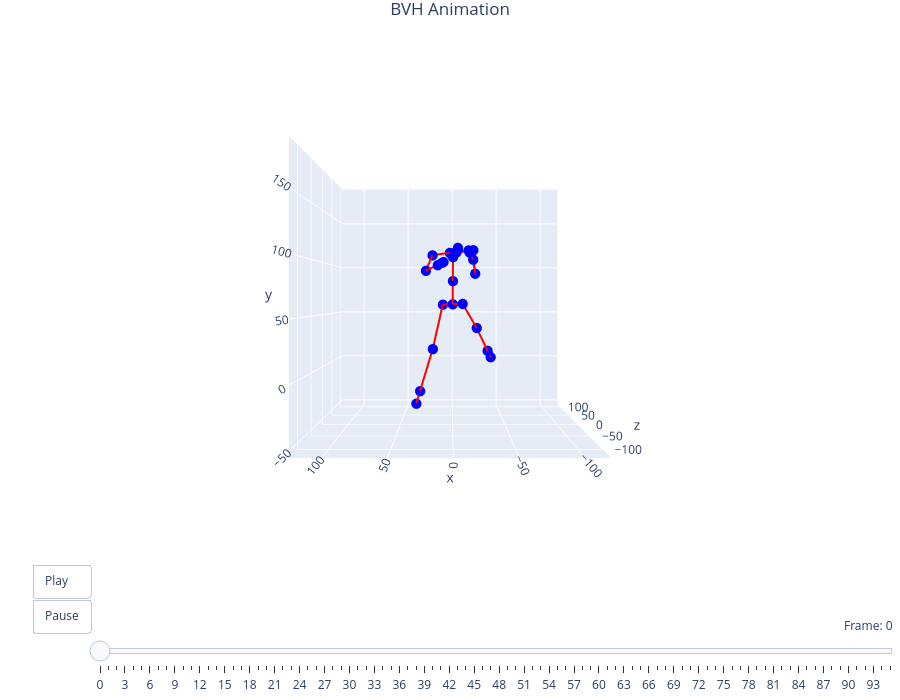

The notebook cell saved with this chart:
### Code cell
filename = "fighter_001"
viewer = preview_bvh(f'bvh/{filename}.bvh', True, True)

### Figure 1 — Plotly figure (JSON) as saved in the notebook; plotly's stock layout.template omitted (floating-point values rounded to 4 significant figures)
{"data": [{"hoverinfo": "text", "marker": {"color": "blue", "size": 6}, "mode": "markers", "showlegend": false, "text": ["Hips", "Spine", "Chest", "Neck", "Head", "Head_end", "LeftCollar", "LeftShoulder", "LeftArm", "LeftForeArm", "LeftHand", "LeftHand_end", "RightCollar", "RightShoulder", "RightArm", "RightForeArm", "RightHand", "RightHand_end", "LeftUpLeg", "LeftLeg", "LeftFoot", "LeftFoot_end", "RightUpLeg", "RightLeg", "RightFoot", "RightFoot_end"], "type": "scatter3d", "x": [-0.08123, -0.1875, -0.2939, -2.032, -4.528, -4.744, 2.779, 18.7, 24.61, 13.54, 9.553, 8.358, -3.21, -19.13, -20.22, -17.59, -14.39, -13.43, 9.402, 18.8, 31.01, 34.68, -9.564, -23.49, -36.12, -39.91], "y": [60.0, 81.94, 103.9, 107.5, 111.1, 109.8, 107.8, 105.4, 90.94, 95.47, 97.6, 98.24, 107.9, 110.4, 88.07, 99.49, 105.3, 107.0, 59.64, 17.67, -22.75, -34.88, 60.36, 36.78, 11.62, 4.066], "z": [0.1788, -9.767, -19.71, -26.56, -37.21, -34.03, -19.65, -21.51, -26.99, -38.18, -39.61, -40.04, -20.0, -18.13, -32.92, -55.53, -60.75, -62.31, 0.9337, -6.628, -2.412, -1.147, -0.5761, 11.68, 46.79, 57.33]}, {"hoverinfo": "none", "line": {"color": "red", "width": 4}, "mode": "lines", "showlegend": false, "type": "scatter3d", "x": [-0.1875, -0.08123, null, -0.2939, -0.1875, null, -2.032, -0.2939, null, -4.528, -2.032, null, -4.744, -4.528, null, 2.779, -0.2939, null, 18.7, 2.779, null, 24.61, 18.7, null, 13.54, 24.61, null, 9.553, 13.54, null, 8.358, 9.553, null, -3.21, -0.2939, null, -19.13, -3.21, null, -20.22, -19.13, null, -17.59, -20.22, null, -14.39, -17.59, null, -13.43, -14.39, null, 9.402, -0.08123, null, 18.8, 9.402, null, 31.01, 18.8, null, 34.68, 31.01, null, -9.564, -0.08123, null, -23.49, -9.564, null, -36.12, -23.49, null, -39.91, -36.12, null], "y": [81.94, 60.0, null, 103.9, 81.94, null, 107.5, 103.9, null, 111.1, 107.5, null, 109.8, 111.1, null, 107.8, 103.9, null, 105.4, 107.8, null, 90.94, 105.4, null, 95.47, 90.94, null, 97.6, 95.47, null, 98.24, 97.6, null, 107.9, 103.9, null, 110.4, 107.9, null, 88.07, 110.4, null, 99.49, 88.07, null, 105.3, 99.49, null, 107.0, 105.3, null, 59.64, 60.0, null, 17.67, 59.64, null, -22.75, 17.67, null, -34.88, -22.75, null, 60.36, 60.0, null, 36.78, 60.36, null, 11.62, 36.78, null, 4.066, 11.62, null], "z": [-9.767, 0.1788, null, -19.71, -9.767, null, -26.56, -19.71, null, -37.21, -26.56, null, -34.03, -37.21, null, -19.65, -19.71, null, -21.51, -19.65, null, -26.99, -21.51, null, -38.18, -26.99, null, -39.61, -38.18, null, -40.04, -39.61, null, -20.0, -19.71, null, -18.13, -20.0, null, -32.92, -18.13, null, -55.53, -32.92, null, -60.75, -55.53, null, -62.31, -60.75, null, 0.9337, 0.1788, null, -6.628, 0.9337, null, -2.412, -6.628, null, -1.147, -2.412, null, -0.5761, 0.1788, null, 11.68, -0.5761, null, 46.79, 11.68, null, 57.33, 46.79, null]}], "layout": {"height": 700, "margin": {"b": 0, "l": 0, "r": 0, "t": 30}, "scene": {"aspectmode": "cube", "camera": {"center": {"x": 0, "y": 0, "z": 0}, "eye": {"x": 0, "y": 0, "z": -2.5}, "up": {"x": 0, "y": 1, "z": 0}}, "xaxis": {"range": [-119.6, 124.6]}, "yaxis": {"range": [-55.25, 189.0]}, "zaxis": {"range": [-128.0, 116.2]}}, "sliders": [{"active": 0, "currentvalue": {"prefix": "Frame: ", "visible": true, "xanchor": "right"}, "len": 0.9, "pad": {"b": 10, "t": 50}, "steps": [{"args": [["frame_0"], {"frame": {"duration": 0, "redraw": true}, "mode": "immediate"}], "label": "0", "method": "animate"}, {"args": [["frame_1"], {"frame": {"duration": 0, "redraw": true}, "mode": "immediate"}], "label": "1", "method": "animate"}, {"args": [["frame_2"], {"frame": {"duration": 0, "redraw": true}, "mode": "immediate"}], "label": "2", "method": "animate"}, {"args": [["frame_3"], {"frame": {"duration": 0, "redraw": true}, "mode": "immediate"}], "label": "3", "method": "animate"}, {"args": [["frame_4"], {"frame": {"duration": 0, "redraw": true}, "mode": "immediate"}], "label": "4", "method": "animate"}, {"args": [["frame_5"], {"frame": {"duration": 0, "redraw": true}, "mode": "immediate"}], "label": "5", "method": "animate"}, {"args": [["frame_6"], {"frame": {"duration": 0, "redraw": true}, "mode": "immediate"}], "label": "6", "method": "animate"}, {"args": [["frame_7"], {"frame": {"duration": 0, "redraw": true}, "mode": "immediate"}], "label": "7", "method": "animate"}, {"args": [["frame_8"], {"frame": {"duration": 0, "redraw": true}, "mode": "immediate"}], "label": "8", "method": "animate"}, {"args": [["frame_9"], {"frame": {"duration": 0, "redraw": true}, "mode": "immediate"}], "label": "9", "method": "animate"}, {"args": [["frame_10"], {"frame": {"duration": 0, "redraw": true}, "mode": "immediate"}], "label": "10", "method": "animate"}, {"args": [["frame_11"], {"frame": {"duration": 0, "redraw": true}, "mode": "immediate"}], "label": "11", "method": "animate"}, {"args": [["frame_12"], {"frame": {"duration": 0, "redraw": true}, "mode": "immediate"}], "label": "12", "method": "animate"}, {"args": [["frame_13"], {"frame": {"duration": 0, "redraw": true}, "mode": "immediate"}], "label": "13", "method": "animate"}, {"args": [["frame_14"], {"frame": {"duration": 0, "redraw": true}, "mode": "immediate"}], "label": "14", "method": "animate"}, {"args": [["frame_15"], {"frame": {"duration": 0, "redraw": true}, "mode": "immediate"}], "label": "15", "method": "animate"}, {"args": [["frame_16"], {"frame": {"duration": 0, "redraw": true}, "mode": "immediate"}], "label": "16", "method": "animate"}, {"args": [["frame_17"], {"frame": {"duration": 0, "redraw": true}, "mode": "immediate"}], "label": "17", "method": "animate"}, {"args": [["frame_18"], {"frame": {"duration": 0, "redraw": true}, "mode": "immediate"}], "label": "18", "method": "animate"}, {"args": [["frame_19"], {"frame": {"duration": 0, "redraw": true}, "mode": "immediate"}], "label": "19", "method": "animate"}, {"args": [["frame_20"], {"frame": {"duration": 0, "redraw": true}, "mode": "immediate"}], "label": "20", "method": "animate"}, {"args": [["frame_21"], {"frame": {"duration": 0, "redraw": true}, "mode": "immediate"}], "label": "21", "method": "animate"}, {"args": [["frame_22"], {"frame": {"duration": 0, "redraw": true}, "mode": "immediate"}], "label": "22", "method": "animate"}, {"args": [["frame_23"], {"frame": {"duration": 0, "redraw": true}, "mode": "immediate"}], "label": "23", "method": "animate"}, {"args": [["frame_24"], {"frame": {"duration": 0, "redraw": true}, "mode": "immediate"}], "label": "24", "method": "animate"}, {"args": [["frame_25"], {"frame": {"duration": 0, "redraw": true}, "mode": "immediate"}], "label": "25", "method": "animate"}, {"args": [["frame_26"], {"frame": {"duration": 0, "redraw": true}, "mode": "immediate"}], "label": "26", "method": "animate"}, {"args": [["frame_27"], {"frame": {"duration": 0, "redraw": true}, "mode": "immediate"}], "label": "27", "method": "animate"}, {"args": [["frame_28"], {"frame": {"duration": 0, "redraw": true}, "mode": "immediate"}], "label": "28", "method": "animate"}, {"args": [["frame_29"], {"frame": {"duration": 0, "redraw": true}, "mode": "immediate"}], "label": "29", "method": "animate"}, {"args": [["frame_30"], {"frame": {"duration": 0, "redraw": true}, "mode": "immediate"}], "label": "30", "method": "animate"}, {"args": [["frame_31"], {"frame": {"duration": 0, "redraw": true}, "mode": "immediate"}], "label": "31", "method": "animate"}, {"args": [["frame_32"], {"frame": {"duration": 0, "redraw": true}, "mode": "immediate"}], "label": "32", "method": "animate"}, {"args": [["frame_33"], {"frame": {"duration": 0, "redraw": true}, "mode": "immediate"}], "label": "33", "method": "animate"}, {"args": [["frame_34"], {"frame": {"duration": 0, "redraw": true}, "mode": "immediate"}], "label": "34", "method": "animate"}, {"args": [["frame_35"], {"frame": {"duration": 0, "redraw": true}, "mode": "immediate"}], "label": "35", "method": "animate"}, {"args": [["frame_36"], {"frame": {"duration": 0, "redraw": true}, "mode": "immediate"}], "label": "36", "method": "animate"}, {"args": [["frame_37"], {"frame": {"duration": 0, "redraw": true}, "mode": "immediate"}], "label": "37", "method": "animate"}, {"args": [["frame_38"], {"frame": {"duration": 0, "redraw": true}, "mode": "immediate"}], "label": "38", "method": "animate"}, {"args": [["frame_39"], {"frame": {"duration": 0, "redraw": true}, "mode": "immediate"}], "label": "39", "method": "animate"}, {"args": [["frame_40"], {"frame": {"duration": 0, "redraw": true}, "mode": "immediate"}], "label": "40", "method": "animate"}, {"args": [["frame_41"], {"frame": {"duration": 0, "redraw": true}, "mode": "immediate"}], "label": "41", "method": "animate"}, {"args": [["frame_42"], {"frame": {"duration": 0, "redraw": true}, "mode": "immediate"}], "label": "42", "method": "animate"}, {"args": [["frame_43"], {"frame": {"duration": 0, "redraw": true}, "mode": "immediate"}], "label": "43", "method": "animate"}, {"args": [["frame_44"], {"frame": {"duration": 0, "redraw": true}, "mode": "immediate"}], "label": "44", "method": "animate"}, {"args": [["frame_45"], {"frame": {"duration": 0, "redraw": true}, "mode": "immediate"}], "label": "45", "method": "animate"}, {"args": [["frame_46"], {"frame": {"duration": 0, "redraw": true}, "mode": "immediate"}], "label": "46", "method": "animate"}, {"args": [["frame_47"], {"frame": {"duration": 0, "redraw": true}, "mode": "immediate"}], "label": "47", "method": "animate"}, {"args": [["frame_48"], {"frame": {"duration": 0, "redraw": true}, "mode": "immediate"}], "label": "48", "method": "animate"}, {"args": [["frame_49"], {"frame": {"duration": 0, "redraw": true}, "mode": "immediate"}], "label": "49", "method": "animate"}, {"args": [["frame_50"], {"frame": {"duration": 0, "redraw": true}, "mode": "immediate"}], "label": "50", "method": "animate"}, {"args": [["frame_51"], {"frame": {"duration": 0, "redraw": true}, "mode": "immediate"}], "label": "51", "method": "animate"}, {"args": [["frame_52"], {"frame": {"duration": 0, "redraw": true}, "mode": "immediate"}], "label": "52", "method": "animate"}, {"args": [["frame_53"], {"frame": {"duration": 0, "redraw": true}, "mode": "immediate"}], "label": "53", "method": "animate"}, {"args": [["frame_54"], {"frame": {"duration": 0, "redraw": true}, "mode": "immediate"}], "label": "54", "method": "animate"}, {"args": [["frame_55"], {"frame": {"duration": 0, "redraw": true}, "mode": "immediate"}], "label": "55", "method": "animate"}, {"args": [["frame_56"], {"frame": {"duration": 0, "redraw": true}, "mode": "immediate"}], "label": "56", "method": "animate"}, {"args": [["frame_57"], {"frame": {"duration": 0, "redraw": true}, "mode": "immediate"}], "label": "57", "method": "animate"}, {"args": [["frame_58"], {"frame": {"duration": 0, "redraw": true}, "mode": "immediate"}], "label": "58", "method": "animate"}, {"args": [["frame_59"], {"frame": {"duration": 0, "redraw": true}, "mode": "immediate"}], "label": "59", "method": "animate"}, {"args": [["frame_60"], {"frame": {"duration": 0, "redraw": true}, "mode": "immediate"}], "label": "60", "method": "animate"}, {"args": [["frame_61"], {"frame": {"duration": 0, "redraw": true}, "mode": "immediate"}], "label": "61", "method": "animate"}, {"args": [["frame_62"], {"frame": {"duration": 0, "redraw": true}, "mode": "immediate"}], "label": "62", "method": "animate"}, {"args": [["frame_63"], {"frame": {"duration": 0, "redraw": true}, "mode": "immediate"}], "label": "63", "method": "animate"}, {"args": [["frame_64"], {"frame": {"duration": 0, "redraw": true}, "mode": "immediate"}], "label": "64", "method": "animate"}, {"args": [["frame_65"], {"frame": {"duration": 0, "redraw": true}, "mode": "immediate"}], "label": "65", "method": "animate"}, {"args": [["frame_66"], {"frame": {"duration": 0, "redraw": true}, "mode": "immediate"}], "label": "66", "method": "animate"}, {"args": [["frame_67"], {"frame": {"duration": 0, "redraw": true}, "mode": "immediate"}], "label": "67", "method": "animate"}, {"args": [["frame_68"], {"frame": {"duration": 0, "redraw": true}, "mode": "immediate"}], "label": "68", "method": "animate"}, {"args": [["frame_69"], {"frame": {"duration": 0, "redraw": true}, "mode": "immediate"}], "label": "69", "method": "animate"}, {"args": [["frame_70"], {"frame": {"duration": 0, "redraw": true}, "mode": "immediate"}], "label": "70", "method": "animate"}, {"args": [["frame_71"], {"frame": {"duration": 0, "redraw": true}, "mode": "immediate"}], "label": "71", "method": "animate"}, {"args": [["frame_72"], {"frame": {"duration": 0, "redraw": true}, "mode": "immediate"}], "label": "72", "method": "animate"}, {"args": [["frame_73"], {"frame": {"duration": 0, "redraw": true}, "mode": "immediate"}], "label": "73", "method": "animate"}, {"args": [["frame_74"], {"frame": {"duration": 0, "redraw": true}, "mode": "immediate"}], "label": "74", "method": "animate"}, {"args": [["frame_75"], {"frame": {"duration": 0, "redraw": true}, "mode": "immediate"}], "label": "75", "method": "animate"}, {"args": [["frame_76"], {"frame": {"duration": 0, "redraw": true}, "mode": "immediate"}], "label": "76", "method": "animate"}, {"args": [["frame_77"], {"frame": {"duration": 0, "redraw": true}, "mode": "immediate"}], "label": "77", "method": "animate"}, {"args": [["frame_78"], {"frame": {"duration": 0, "redraw": true}, "mode": "immediate"}], "label": "78", "method": "animate"}, {"args": [["frame_79"], {"frame": {"duration": 0, "redraw": true}, "mode": "immediate"}], "label": "79", "method": "animate"}, {"args": [["frame_80"], {"frame": {"duration": 0, "redraw": true}, "mode": "immediate"}], "label": "80", "method": "animate"}, {"args": [["frame_81"], {"frame": {"duration": 0, "redraw": true}, "mode": "immediate"}], "label": "81", "method": "animate"}, {"args": [["frame_82"], {"frame": {"duration": 0, "redraw": true}, "mode": "immediate"}], "label": "82", "method": "animate"}, {"args": [["frame_83"], {"frame": {"duration": 0, "redraw": true}, "mode": "immediate"}], "label": "83", "method": "animate"}, {"args": [["frame_84"], {"frame": {"duration": 0, "redraw": true}, "mode": "immediate"}], "label": "84", "method": "animate"}, {"args": [["frame_85"], {"frame": {"duration": 0, "redraw": true}, "mode": "immediate"}], "label": "85", "method": "animate"}, {"args": [["frame_86"], {"frame": {"duration": 0, "redraw": true}, "mode": "immediate"}], "label": "86", "method": "animate"}, {"args": [["frame_87"], {"frame": {"duration": 0, "redraw": true}, "mode": "immediate"}], "label": "87", "method": "animate"}, {"args": [["frame_88"], {"frame": {"duration": 0, "redraw": true}, "mode": "immediate"}], "label": "88", "method": "animate"}, {"args": [["frame_89"], {"frame": {"duration": 0, "redraw": true}, "mode": "immediate"}], "label": "89", "method": "animate"}, {"args": [["frame_90"], {"frame": {"duration": 0, "redraw": true}, "mode": "immediate"}], "label": "90", "method": "animate"}, {"args": [["frame_91"], {"frame": {"duration": 0, "redraw": true}, "mode": "immediate"}], "label": "91", "method": "animate"}, {"args": [["frame_92"], {"frame": {"duration": 0, "redraw": true}, "mode": "immediate"}], "label": "92", "method": "animate"}, {"args": [["frame_93"], {"frame": {"duration": 0, "redraw": true}, "mode": "immediate"}], "label": "93", "method": "animate"}, {"args": [["frame_94"], {"frame": {"duration": 0, "redraw": true}, "mode": "immediate"}], "label": "94", "method": "animate"}, {"args": [["frame_95"], {"frame": {"duration": 0, "redraw": true}, "mode": "immediate"}], "label": "95", "method": "animate"}], "x": 0.1, "xanchor": "left", "y": 0, "yanchor": "top"}], "title": {"text": "BVH Animation", "x": 0.5, "xanchor": "center"}, "updatemenus": [{"buttons": [{"args": [null, {"frame": {"duration": 83, "redraw": true}, "fromcurrent": true, "mode": "immediate"}], "label": "Play", "method": "animate"}, {"args": [[null], {"frame": {"duration": 0, "redraw": false}, "mode": "immediate"}], "label": "Pause", "method": "animate"}], "showactive": false, "type": "buttons", "x": 0.1, "xanchor": "right", "y": 0, "yanchor": "top"}]}}
